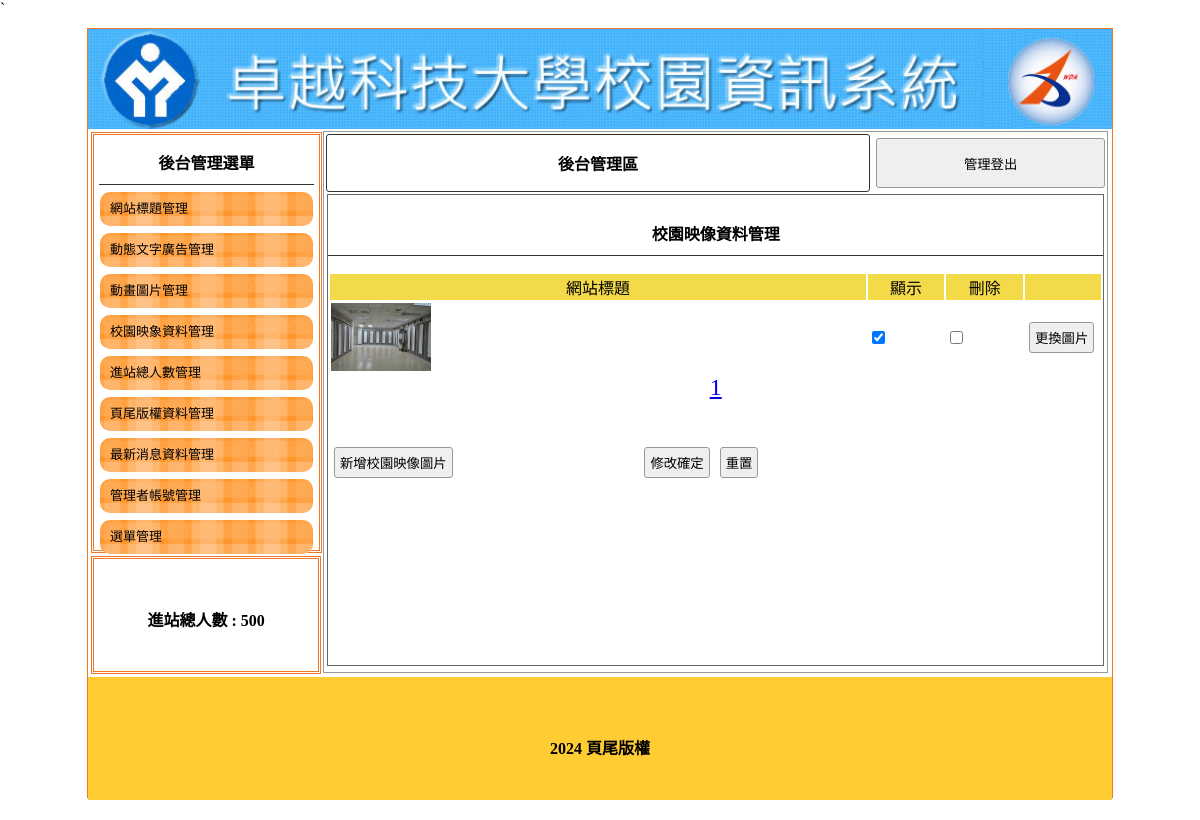
/admin.php?do=image, run on the app's committed database.
### tables this page shows
CREATE TABLE `titles` (
  `id` int(10) UNSIGNED NOT NULL,
  `img` text NOT NULL,
  `text` text NOT NULL,
  `sh` int(1) UNSIGNED NOT NULL DEFAULT 1
);

CREATE TABLE `total` (
  `id` int(10) UNSIGNED NOT NULL,
  `total` int(10) UNSIGNED NOT NULL
);

CREATE TABLE `images` (
  `id` int(10) UNSIGNED NOT NULL,
  `img` text NOT NULL,
  `sh` int(1) UNSIGNED NOT NULL DEFAULT 1
);

CREATE TABLE `bottom` (
  `id` int(10) UNSIGNED NOT NULL,
  `bottom` text NOT NULL
);

### api/db.php (called while the page is built, shortened)
<?php
class DB{
    protected $dsn="mysql:host=localhost;charset=utf8;dbname=db07";
    protected $pdo;
    protected $table;
    function __construct($table){
        $this->table=$table;
        $this->pdo=new PDO($this->dsn,'root','');
    }
    function all(...$arg){
        $sql="SELECT * FROM $this->table ";
        if(!empty($arg[0])){
            if(is_array($arg[0])){
                $where=$this->a2s($arg[0]);
                $sql=$sql . " WHERE ". join(" && ",$where);
            }else{
                $sql .= $arg[0];
            }
        }
        return $this->fetchAll($sql);
    }
    function find($id){
        $sql="SELECT * FROM $this->table ";
        if(is_array($id)){
            $where=$this->a2s($id);
            $sql=$sql . " WHERE ". join(" && ",$where);
        }else{
            $sql .= " WHERE `id`='$id' ";
        }
        return $this->fetchOne($sql);
    }
    function a2s($array){
        $tmp=[];
        foreach($array as $key => $value){
            $tmp[]="`$key`='$value'";
        }
        return $tmp;
    }
    function count($where=[]){
        return $this->math('count','*',$where);
    }
    protected function fetchOne($sql){
        return $this->pdo->query($sql)->fetch(PDO::FETCH_ASSOC);
    }
    protected function fetchAll($sql){
        return $this->pdo->query($sql)->fetchAll(PDO::FETCH_ASSOC);
    }
     protected function math($math,$col='id',$where=[]){
        $sql="SELECT $math($col) FROM $this->table";
        return $this->pdo->query($sql)->fetchColumn();
    }
}
$Title=new DB('titles');
$Image=new DB('images');
$Total=new DB('total');
$Bottom=new DB('bottom');

### admin.php (the view, shortened to what this page needs)
<?php include_once "api/db.php";?>
<!DOCTYPE html
    PUBLIC "-//W3C//DTD XHTML 1.0 Transitional//EN" "http://www.w3.org/TR/xhtml1/DTD/xhtml1-transitional.dtd">
<html xmlns="http://www.w3.org/1999/xhtml">
<head>
    <link href="./css/css.css" rel="stylesheet" type="text/css">
</head>
<body>`
    <div id="main">
        <a title="<?=$Title->find(['sh'=>1])['text'];?>" href="index.php">
            <div class="ti" style="background:url('./upload/<?=$Title->find(['sh'=>1])['img'];?>'); background-size:cover;"></div>
        </a>
        <div id="ms">
            <div id="lf" style="float:left;">
                <div id="menuput" class="dbor">
                    <span class="t botli">後台管理選單</span>
                    <a style="color:#000; font-size:13px; text-decoration:none;" href="?do=title">
                        <div class="mainmu">
                            網站標題管理 </div>
                    </a>
                    <a style="color:#000; font-size:13px; text-decoration:none;" href="?do=ad">
                        <div class="mainmu">
                            動態文字廣告管理 </div>
                    </a>
                    <a style="color:#000; font-size:13px; text-decoration:none;" href="?do=mvim">
                        <div class="mainmu">
                            動畫圖片管理 </div>
                    </a>
                    <a style="color:#000; font-size:13px; text-decoration:none;" href="?do=image">
                        <div class="mainmu">
                            校園映象資料管理 </div>
                    </a>
                    <a style="color:#000; font-size:13px; text-decoration:none;" href="?do=total">
                        <div class="mainmu">
                            進站總人數管理 </div>
                    </a>
                    <a style="color:#000; font-size:13px; text-decoration:none;" href="?do=bottom">
                        <div class="mainmu">
                            頁尾版權資料管理 </div>
                    </a>
                    <a style="color:#000; font-size:13px; text-decoration:none;" href="?do=news">
                        <div class="mainmu">
                            最新消息資料管理 </div>
                    </a>
                    <a style="color:#000; font-size:13px; text-decoration:none;" href="?do=admin">
                        <div class="mainmu">
                            管理者帳號管理 </div>
                    </a>
                    <a style="color:#000; font-size:13px; text-decoration:none;" href="?do=menu">
                        <div class="mainmu">
                            選單管理 </div>
                    </a>
                </div>
                <div class="dbor" style="margin:3px; width:95%; height:20%; line-height:100px;">
                    <span class="t">進站總人數 :
                    <?=$Total->find(1)['total'];?></span>
                </div>
            </div>
            <?php
				$do=$_GET['do']??'title';
				$file="./backend/{$do}.php";
				if(file_exists($file)){
					include $file;
				}else{
					include "./backend/title.php";
				}
				?>
        </div>
        <div
            style="width:1024px; left:0px; position:relative; background:#FC3; margin-top:4px; height:123px; display:block;">
            <span class="t" style="line-height:123px;"><?=$Bottom->find(1)['bottom'];?></span>
        </div>
    </div>
</body>
</html>

### backend/image.php (shortened to what this page needs)
<div class="di"
    style="height:540px; border:#999 1px solid; width:76.5%; margin:2px 0px 0px 0px; float:left; position:relative; left:20px;">
    <table width="100%">
        <tbody>
            <tr>
                <td style="width:70%;font-weight:800; border:#333 1px solid; border-radius:3px;" class="cent"><a
                        href="?do=admin" style="color:#000; text-decoration:none;">後台管理區</a></td>
                <td><button onclick="document.cookie=&#39;user=&#39;;location.replace(&#39;?&#39;)"
                        style="width:99%; margin-right:2px; height:50px;">管理登出</button></td>
            </tr>
        </tbody>
    </table>
    <div style="width:99%; height:87%; margin:auto; overflow:auto; border:#666 1px solid;">
        <p class="t cent botli">校園映像資料管理</p>
        <form method="post" action="./api/edit.php">
            <table width="100%">
                <tbody>
                    <tr class="yel">
                        <td width="70%">網站標題</td>
                        <td width="10%">顯示</td>
                        <td width="10%">刪除</td>
                        <td></td>
                    </tr>
                    <?php
                    $div=3;
                    $total=$Image->count();
                    $pages=ceil($total/$div);
                    $now=$_GET['p']??1;
                    $start=($now-1)*$div;
                    $rows=$Image->all(" limit $start,$div");
                    foreach($rows as $row){
                    ?>
                    <tr>
                        <td>
                            <img src="./upload/<?=$row['img'];?>" style="width:100px;height:68px;">
                        </td>
                        <td>
                            <input type="checkbox" name="sh[]" value="<?=$row['id'];?>" <?=($row['sh']==1)?'checked':'';?>>
                        </td>
                        <td>
                            <input type="checkbox" name="del[]" value="<?=$row['id'];?>">
                        </td>
                        <td>
                            <input type="button"
                                onclick="op('#cover','#cvr','./modal/upload_<?=$do;?>.php?id=<?=$row['id'];?>&table=<?=$do;?>')"
                                  value="更換圖片">
                        </td>
                    </tr>
                    <?php
                    }
                    ?>
                </tbody>
            </table>
            <div class="cent">
            <?php
                for($i=1;$i<=$pages;$i++){
                    $size=($i==$now)?"24px":"16px";
                    echo "<a href='?do=$do&p=$i' style='font-size:$size'> ";
                    echo $i;
                    echo " </a>";
                }
            ?>
            </div>
            <table style="margin-top:40px; width:70%;">
                <tbody>
                    <tr>
                        <td width="200px">
                            <input type="button"
                                onclick="op(&#39;#cover&#39;,&#39;#cvr&#39;,&#39;./modal/<?=$do;?>.php?table=<?=$do;?>&#39;)"
                                value="新增校園映像圖片"></td>
                        <td class="cent">
                            <input type="submit" value="修改確定">
                            <input type="reset" value="重置">
                        </td>
                    </tr>
                </tbody>
            </table>
        </form>
    </div>
</div>

### css/css.css (style rules this page uses)
body { padding:0px; margin:0px; }
#main { width:1024px; height:768px; margin:10px auto 10px auto; border:#EE7728 1px solid; position:relative; }
.ti { width:100%; height:100px; position:relative; background-size:cover; background-repeat:no-repeat; }
.dbor { border:#EE7728 double 3px; margin:1px; padding:2px 10px 2px 10px; }
.t { font-weight:800; display:block; text-align:center; padding:10px 1px 10px 1px; }
.botli { border-bottom:#333 1px solid; }
.mainmu { position:relative; border-radius:10px; background:url(../icon/menu.fw.png) center no-repeat; background-size:cover; line-height:30px; padding:2px 10px 2px 10px; margin:7px 1px 7px 1px; }
#lf { height:540px; width:21%; display:inline-block; }
#menuput { width:100%; height:75%; position:relative; padding:5px; display:block; margin: 3px; }
.di { display:inline-block; }
.cent { text-align:center; }
input,button { border:#999 1px solid; border-radius:3px; background:#EFEFEF; padding:5px; margin:3px; }
.yel td { background:#F3DA49; text-align:center; }

### data on the page
titles: img (picture)
total: total "500"
images: img (picture), sh "☑"
bottom: bottom "2024 頁尾版權"
